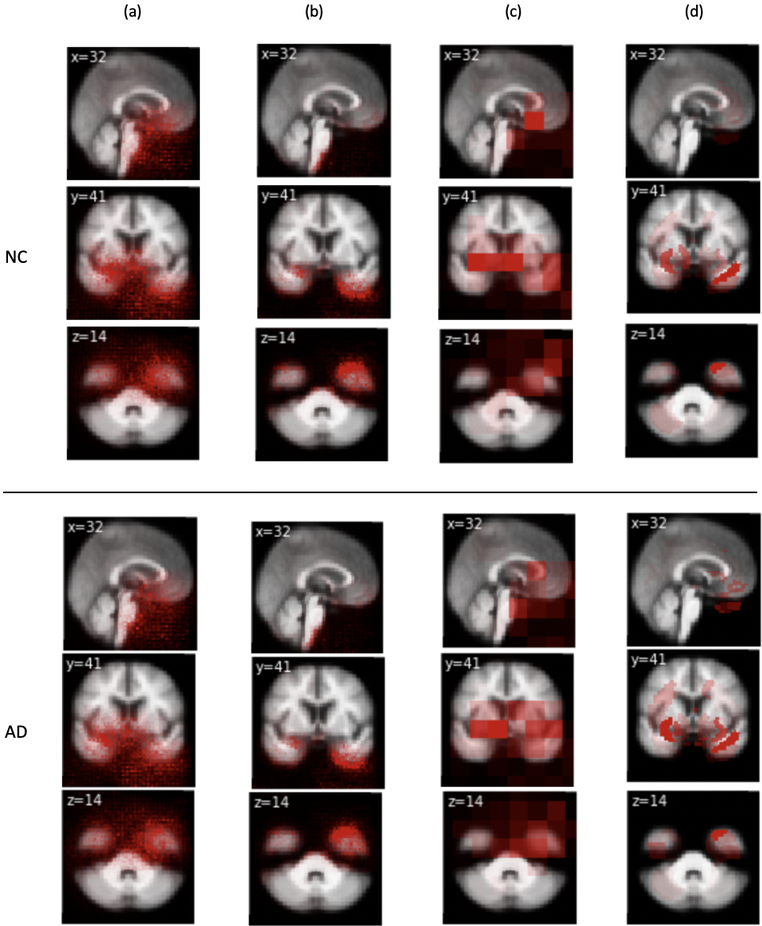
#> input picture new_code/baseline_vis.png, 762 x 926 px, shrunk from 960 x 1166 before the run; its folder holds only this picture in this run
$ python -i data_preprocessing_lab.py   (imports and definitions only)
#> lines starting #> are read from the running program, lines starting #| are printed output that depends on the picture
import os
import glob
import numpy as np
import pandas as pd
import h5py
import nibabel as nib
import scipy.ndimage
from datetime import datetime
import pdb

# preprocess subject label and data
csv_path = '/fs/neurosci01/qingyuz/lab_data/demographics_lab.csv'
data_path = '/fs/neurosci01/qingyuz/lab_data/img_64_longitudinal/'

# [1 line that did not run here, left out]

# [1 line not run here, left out]
# load label, age, image paths
img_paths = glob.glob(data_path+'*.nii.gz')
img_paths = sorted(img_paths)
subj_data = {}
label_dict = {'C': 0, 'E': 1, 'H': 2, 'HE': 3}
# [20 lines not run here, left out]
# count labels
max_timestep = 0
num_cls = [0,0,0,0]
num_ts = np.zeros((15,))
counts = np.zeros((4, 15))
# [13 lines not run here, left out]

counts_cum = counts.copy()
# [5 lines not run here, left out]

# augment data for save
def load_images(img_paths):
    imgs = np.zeros((len(img_paths), 64, 64, 64))   # (ts, 64, 64, 64)
    for idx, img_path in enumerate(img_paths):
        img_nib = nib.load(img_path)
        img = img_nib.get_fdata()
        imgs[idx,:,:,:] = (img - np.mean(img)) / np.std(img)
    return imgs

def augment_by_half(imgs):
    imgs_half = np.zeros((2, imgs.shape[0], 32, 64, 64))   # (2, ts, 32, 64, 64)
    for idx in range(imgs.shape[0]):
        img = imgs[idx, :, :, :]
        imgs_half[0, idx, :, :, :] = img[:32, :, :]
        imgs_half[1, idx, :, :, :] = np.flip(img[32:, :, :], 0) - np.zeros_like(img[32:, :, :])
    return imgs_half

def augment_by_flip(imgs):
    imgs_half = np.zeros((2, imgs.shape[0], 64, 64, 64))   # (2, ts, 64, 64, 64)
    for idx in range(imgs.shape[0]):
        img = imgs[idx, :, :, :]
        imgs_half[0, idx, :, :, :] = img
        imgs_half[1, idx, :, :, :] = np.flip(img, 0) - np.zeros_like(img)
    return imgs_half

def augment_images(imgs, num_augmentation=20):
    imgs_aug = np.zeros((num_augmentation, 2, imgs.shape[0], 64, 64, 64))
    for idx_aug in range(num_augmentation):
        # all timepoints apply same augmentation
        rotate_x = np.random.uniform(-2,2)
        rotate_y = np.random.uniform(-2,2)
        rotate_z = np.random.uniform(-2,2)
        shift = np.random.uniform(-2,2)

        for idx in range(imgs.shape[0]):
            img = imgs[idx, :, :, :]
            # rotate
            img = scipy.ndimage.interpolation.rotate(img, rotate_x, axes=(1,0), reshape=False)
            img = scipy.ndimage.interpolation.rotate(img, rotate_y, axes=(0,2), reshape=False)
            img = scipy.ndimage.interpolation.rotate(img, rotate_z, axes=(1,2), reshape=False)
            # shift
            img = scipy.ndimage.shift(img, shift)
            #flip
            imgs_aug[idx_aug, 0, idx, :, :, :] = img
            imgs_aug[idx_aug, 1, idx, :, :, :] = np.flip(img, 0) - np.zeros_like(img)

    imgs_aug = imgs_aug.reshape((num_augmentation*2, imgs.shape[0], 64, 64, 64))
    return imgs_aug


# [1 line not run here, left out]
# save augmented/preprocessed images
# [1 line that did not run here, left out]
# [1 line that did not run here, left out]
num_augmentation = 20
num_subj = 0
subj_label = {}
subj_label_all = {}
subj_date_interval = {}
# [19 lines not run here, left out]

>>> import cv2
>>> picture = cv2.imread('../../../../new_code/baseline_vis.png', cv2.IMREAD_GRAYSCALE)
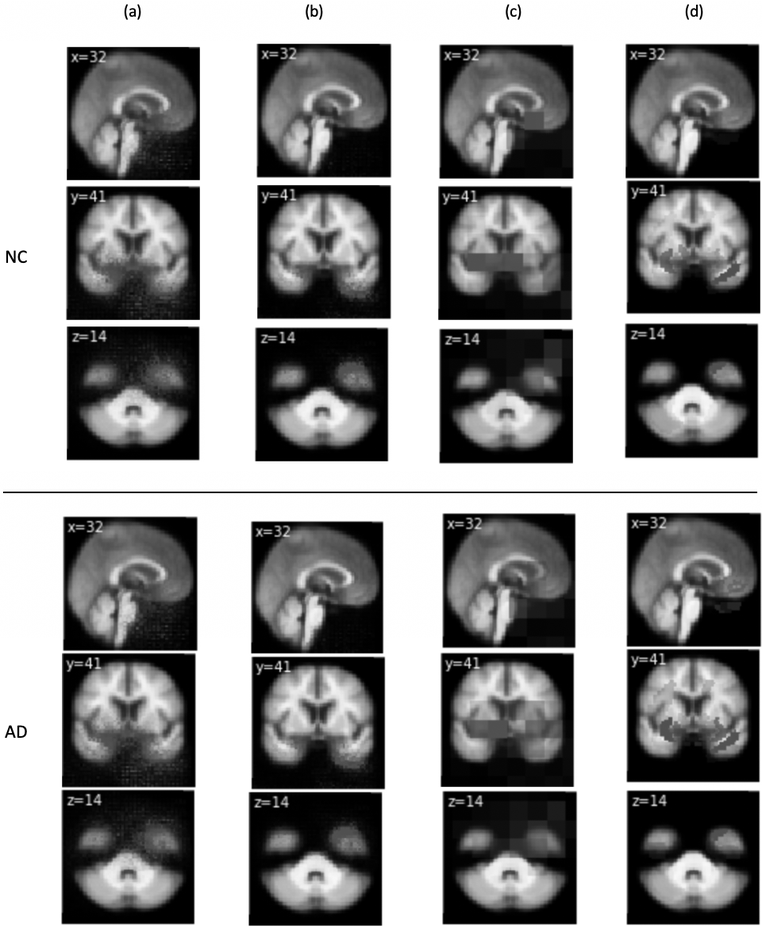
#> picture: shape (926, 762); min 0, max 255, mean 141.2
>>> result = augment_images(picture)
#> (the run stopped early here; a loop or call above may not have finished)
